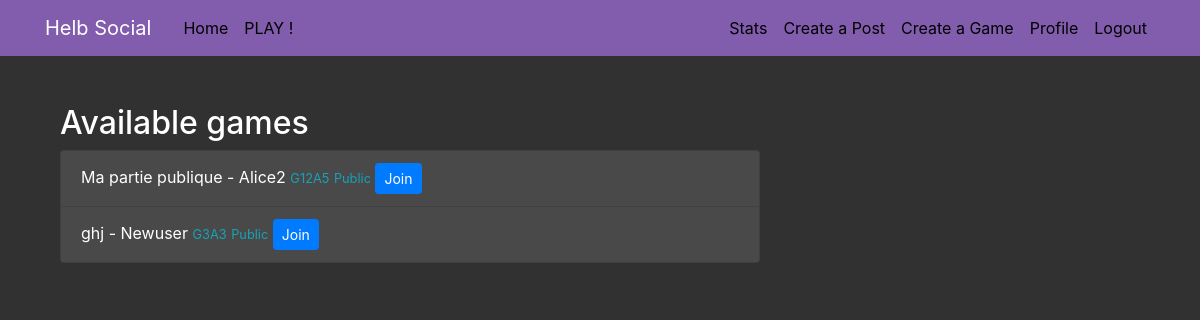
The page /list/ (signed in) on the database as committed earlier.
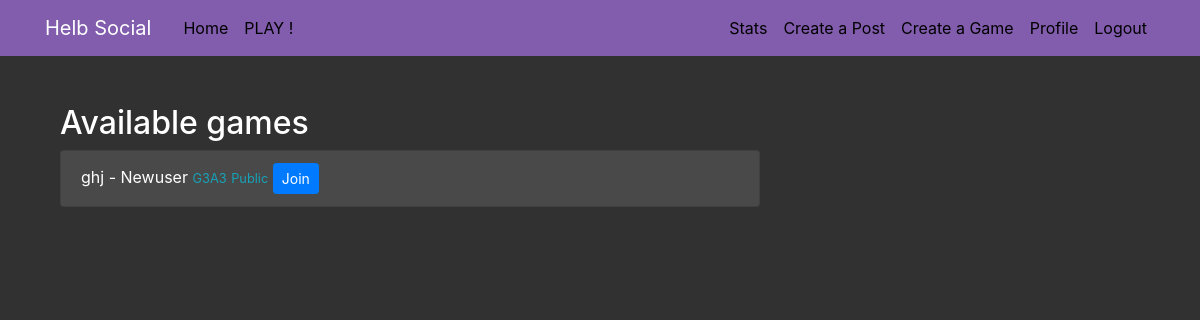
The same page on the database as committed later.
### blog/models.py (models this page shows, shortened)
class Game(models.Model):
    title = models.CharField(max_length=100)
    date_posted = models.DateTimeField(default=timezone.now)
    game_author = models.ForeignKey(User, on_delete=models.CASCADE, related_name='game_player1')
    game_player2 = models.ForeignKey(User, on_delete=models.SET_NULL, null=True, blank=True, related_name='game_player2')
    finished = models.BooleanField(default=False)
    room_code = models.CharField(max_length=100, null=True, blank=True)
    grid_size = models.PositiveIntegerField(default=3)
    win_size = models.PositiveIntegerField(default=3)
    private = models.BooleanField(default=False)
    winner = models.ForeignKey(User, on_delete=models.SET_NULL, null=True, blank=True, related_name='games_won')
    currentTurn = models.ForeignKey(User, on_delete=models.SET_NULL, null=True, blank=True, related_name='current_turn')
    abandonned = models.BooleanField(default=False)

### blog/views.py (the view)
# urls.py: path('list/', GameListView.as_view(), name='game-list'),
class GameListView(LoginRequiredMixin, ListView):
    model = Game
    template_name = 'blog/game_list.html'
    context_object_name = 'games'
    ordering = ['-date_posted']
    def get_queryset(self):
        return Game.objects.filter(finished=False).order_by('-date_posted')

### blog/templates/blog/game_list.html
{% extends "blog/base.html" %}
{% block content %}
    <div class="container mt-4">
        {% if games %}
            <h2>Available games</h2>
            <ul class="list-group">
                {% for game in games %}
                    <li class="list-group-item">
                        {{ game.title }} - {{ game.game_author.username }}
                        <small class="text-info">G{{ game.grid_size }}A{{ game.win_size }}</small>
                        {% if game.private %}
                            <small class="text-info">Private</small>
                        {% else %}
                            <small class="text-info">Public</small>
                        {% endif %}
                        {% if request.user == game.game_author or request.user == game.game_player2 %}
                            <a href="{% url 'join-game' game_id=game.id %}" class="btn btn-primary btn-sm">Join</a>
                        {% elif game.game_player2 %}
                            <span class="text-danger">GAME ALREADY FULL</span>
                        {% else %}
                            <a href="{% url 'join-game' game_id=game.id %}" class="btn btn-primary btn-sm">Join</a>
                        {% endif %}
                    </li>
                {% endfor %}
            </ul>
        {% else %}
            <h2>NO PARTIES AVAILABLE</h2>
        {% endif %}
    </div>
{% endblock %}

### blog/templates/blog/base.html (shortened to what this page needs)
{% load static %}
<!DOCTYPE html>
<html lang="en">
<head>
    <link rel="stylesheet" href="https://cdn.jsdelivr.net/npm/bootstrap@4.0.0/dist/css/bootstrap.min.css"
>
    <link rel="stylesheet" type="text/css" href="{% static 'blog/main.css' %}">
</head>
<body>
<header class="site-header">
    <nav class="navbar navbar-expand-md navbar-dark bg-steel fixed-top">
        <div class="container">
            <a class="navbar-brand mr-4" href="{% url 'blog-home' %}">Helb Social</a>
            <div class="collapse navbar-collapse" id="navbarToggle">
                <div class="navbar-nav mr-auto">
                    <a class="nav-item nav-link" href="{% url 'blog-home' %}">Home</a>
                    <a class="nav-item nav-link" href="{% url 'game-list' %}">PLAY !</a>
                </div>
                <div class="navbar-nav">
                    {% if user.is_authenticated %}
                        <a class="nav-item nav-link" href="{% url 'stats' %}">Stats</a>
                        <a class="nav-item nav-link" href="{% url 'post-create' %}">Create a Post</a>
                        <a class="nav-item nav-link" href="{% url 'game-create' %}">Create a Game</a>
                        <a class="nav-item nav-link" href="{% url 'profile' %}">Profile</a>
                        <a class="nav-item nav-link" href="{% url 'logout' %}">Logout</a>
                    {% else %}
                        <a class="nav-item nav-link" href="{% url 'login' %}">Login</a>
                        <a class="nav-item nav-link" href="{% url 'register' %}">Register</a>
                    {% endif %}
                </div>
            </div>
        </div>
    </nav>
</header>
<main role="main" class="container">
    <div class="row">
        <div class="col-md-8">
            {% block content %}{% endblock %}
        </div>
    </div>
</main>
</body>
</html>

### blog/static/blog/main.css (style rules this page uses)
body { background: #313131; color: #ffffff; margin-top: 5rem; }
h1, h2, h3, h4, h5, h6 { color: #ffffff; }
ul { margin: 0; }
.bg-steel { background-color: #825cad; }
.site-header .navbar-nav .nav-link { color: #000000; }
.list-group-item { background: #494949; }

Rows that differ between the two databases and show on the page:
no longer on this page (row edited): Game: title "Ma partie publique", game_author.username "Alice2", grid_size "12", win_size "5", private "Public", shows "Join"
